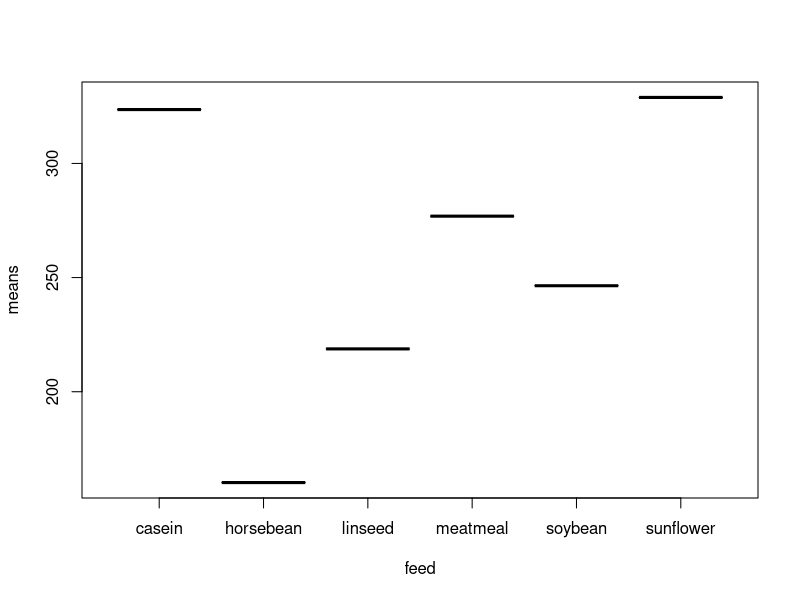
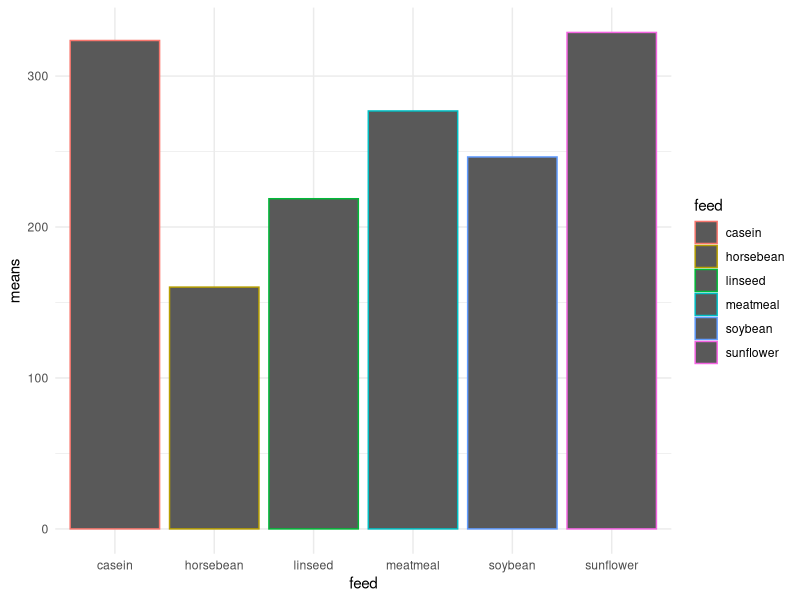
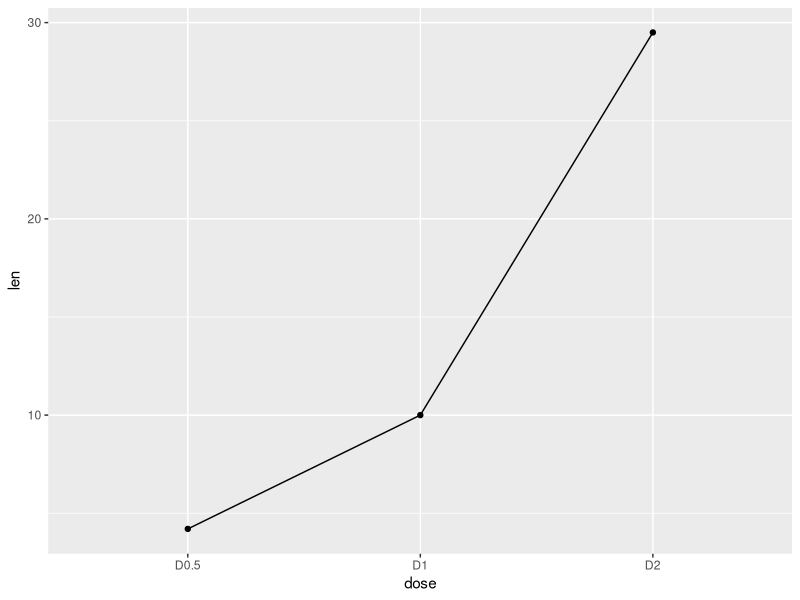
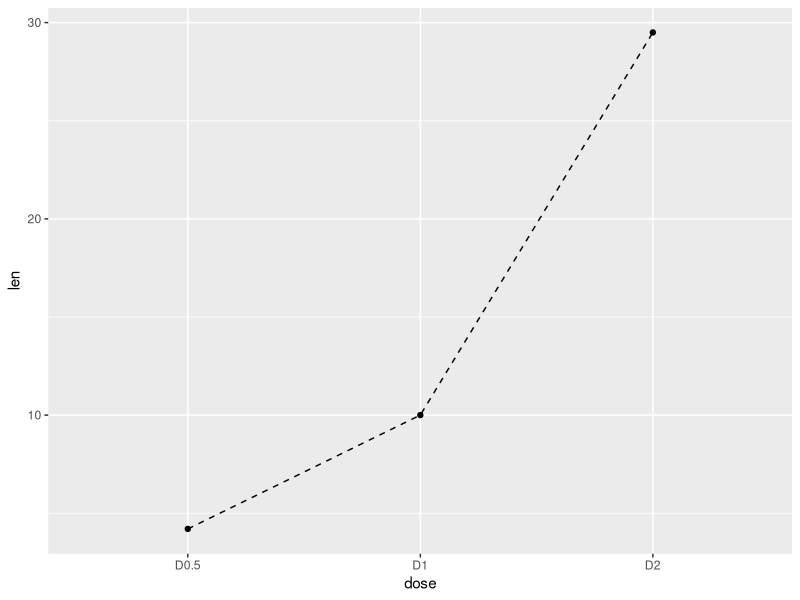
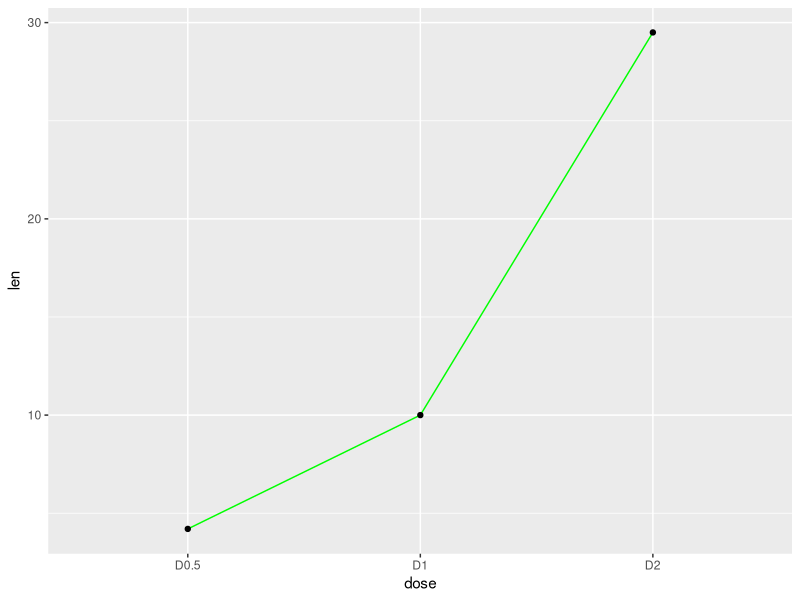
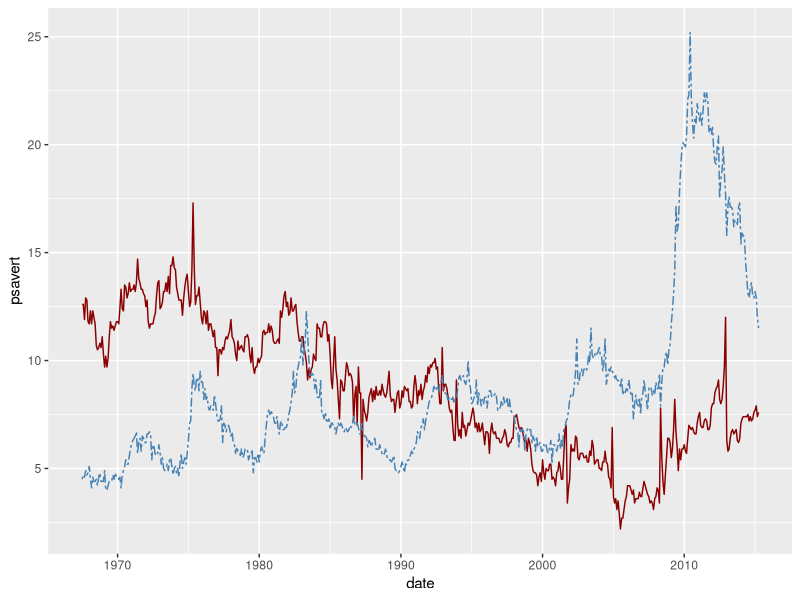

These figures' R source, in order:
## ---- chunk 1
# load libraries
library(dplyr)
library(ggplot2)

# chickwts is a built in data set
# with chick weights by feed

# calculate means for each feed type
means_df <- chickwts %>%
  group_by(feed) %>%
  summarize(means = mean(weight))

# print table of means
knitr::kable(means_df)

plot(means_df)

## ---- chunk 2


# plot the means
ggplot(means_df, aes(x=feed, y=means, color = feed)) +
  geom_bar(stat="identity") +theme_minimal() 










## ---- chunk 3
df <- data.frame(dose=c("D0.5", "D1", "D2"),
                len=c(4.2, 10, 29.5))
head(df)

# Basic line plot with points
ggplot(data=df, aes(x=dose, y=len, group=1)) +
  geom_line()+
  geom_point()
# Change the line type
ggplot(data=df, aes(x=dose, y=len, group=1)) +
  geom_line(linetype = "dashed")+
  geom_point()
# Change the color
ggplot(data=df, aes(x=dose, y=len, group=1)) +
  geom_line(color="green")+
  geom_point()


## ---- chunk 4

ggplot(data = economics, aes(x = date, y = psavert))+
  geom_line(aes(y = psavert), color = "darkred") + 
  geom_line(aes(y = uempmed), color="steelblue", linetype="twodash")
